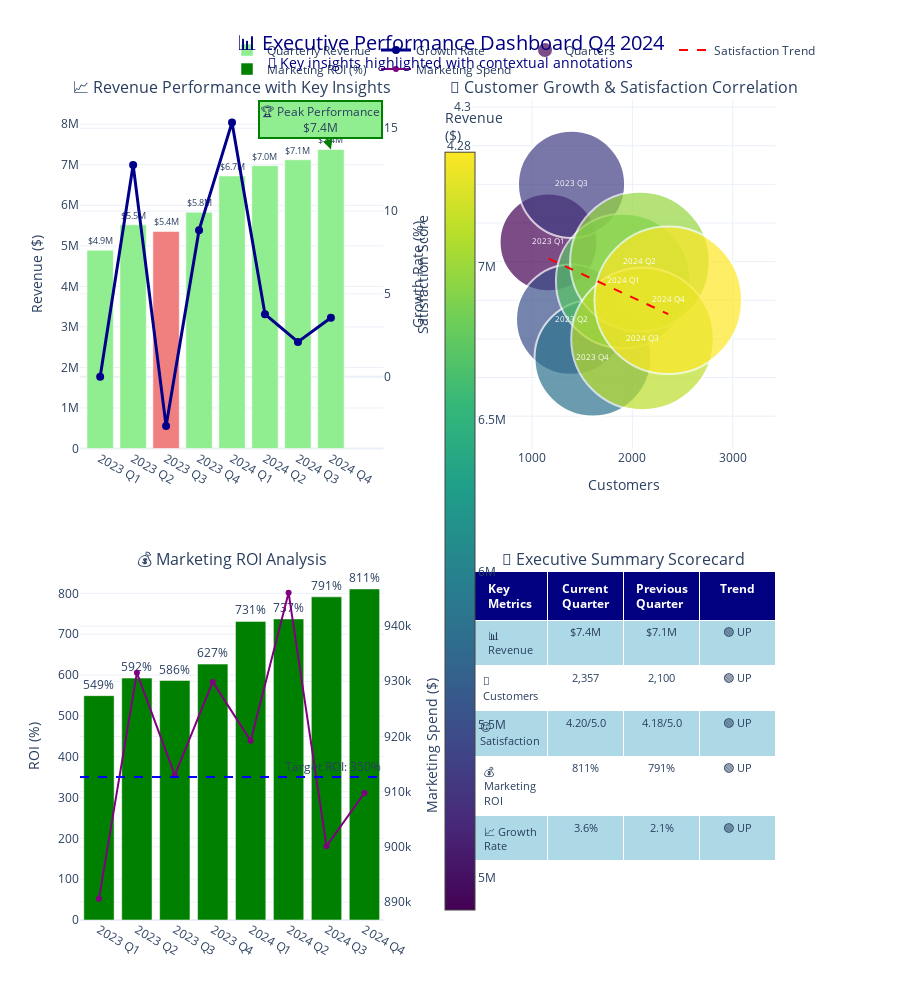

Here is the notebook cell this chart was saved with:
### Markdown cell above
## 📝 3. Contextual Annotations & Attention Guidance

Effective data storytelling requires guiding your audience's attention to the most important insights. Contextual annotations and visual cues help direct focus and provide interpretation.

### 🎯 **Annotation Strategies**

1. **Callout Boxes** - Highlight key metrics and insights
2. **Arrows & Pointers** - Direct attention to specific data points
3. **Color Coding** - Use color to indicate significance (red=problem, green=success)
4. **Text Overlays** - Provide context directly on visualizations
5. **Progressive Highlighting** - Reveal insights step by step
6. **Comparative Context** - Show before/after, us vs competitors

### 🧠 **Cognitive Design Principles**

- **Pre-attentive Processing** - Use visual elements that grab attention automatically
- **Gestalt Principles** - Group related information visually
- **Information Hierarchy** - Most important information should be most prominent
- **Cognitive Load Management** - Don't overwhelm with too much at once
- **Memory Aids** - Use consistent visual language throughout

---

### Code cell
# Contextual Annotations: Executive Performance Review
print("📝 Creating Annotated Dashboard: Executive Performance Review")
print("=" * 60)

def create_annotated_executive_dashboard():
    """Create a heavily annotated dashboard for executive presentation"""
    
    # Prepare executive summary data
    exec_data = business_data.copy()
    exec_data['quarter'] = exec_data['date'].dt.quarter
    exec_data['year'] = exec_data['date'].dt.year
    exec_data['quarter_label'] = exec_data['year'].astype(str) + ' Q' + exec_data['quarter'].astype(str)
    
    quarterly_summary = exec_data.groupby('quarter_label').agg({
        'revenue': ['sum', 'mean'],
        'customers': 'mean',
        'satisfaction': 'mean',
        'marketing_spend': 'sum'
    }).round(2)
    
    quarterly_summary.columns = ['total_revenue', 'avg_daily_revenue', 'avg_customers', 'avg_satisfaction', 'total_marketing']
    quarterly_summary = quarterly_summary.reset_index()
    
    # Calculate key metrics
    revenue_growth = quarterly_summary['total_revenue'].pct_change() * 100
    customer_growth = quarterly_summary['avg_customers'].pct_change() * 100
    
    # Create the executive dashboard
    fig = make_subplots(
        rows=2, cols=2,
        subplot_titles=[
            "📈 Revenue Performance with Key Insights",
            "👥 Customer Growth & Satisfaction Correlation",
            "💰 Marketing ROI Analysis", 
            "🎯 Executive Summary Scorecard"
        ],
        specs=[[{"secondary_y": True}, {"secondary_y": True}],
               [{"secondary_y": True}, {"type": "table"}]],
        vertical_spacing=0.15,
        horizontal_spacing=0.12
    )
    
    # 1. Revenue Performance with Annotations
    fig.add_trace(
        go.Bar(
            x=quarterly_summary['quarter_label'],
            y=quarterly_summary['total_revenue'],
            name='Quarterly Revenue',
            marker_color=['lightcoral' if x < 0 else 'lightgreen' for x in revenue_growth.fillna(0)],
            text=[f'${x/1000000:.1f}M' for x in quarterly_summary['total_revenue']],
            textposition='outside',
            hovertemplate='Quarter: %{x}<br>Revenue: $%{y:,.0f}<br><extra></extra>'
        ),
        row=1, col=1
    )
    
    # Add revenue growth rate line
    fig.add_trace(
        go.Scatter(
            x=quarterly_summary['quarter_label'],
            y=revenue_growth.fillna(0),
            mode='lines+markers',
            name='Growth Rate',
            yaxis='y2',
            line=dict(color='darkblue', width=3),
            marker=dict(size=8),
            hovertemplate='Quarter: %{x}<br>Growth: %{y:.1f}%<br><extra></extra>'
        ),
        row=1, col=1, secondary_y=True
    )
    
    # Key annotations for revenue chart
    # Highlight best performing quarter
    best_quarter_idx = quarterly_summary['total_revenue'].idxmax()
    best_quarter = quarterly_summary.loc[best_quarter_idx, 'quarter_label']
    best_revenue = quarterly_summary.loc[best_quarter_idx, 'total_revenue']
    
    fig.add_annotation(
        x=best_quarter, y=best_revenue,
        text=f"🏆 Peak Performance<br>${best_revenue/1000000:.1f}M",
        showarrow=True, arrowhead=2, arrowcolor='green', arrowwidth=2,
        bgcolor='lightgreen', bordercolor='green', borderwidth=2,
        row=1, col=1
    )
    
    # 2. Customer Growth & Satisfaction
    fig.add_trace(
        go.Scatter(
            x=quarterly_summary['avg_customers'],
            y=quarterly_summary['avg_satisfaction'],
            mode='markers+text',
            marker=dict(
                size=quarterly_summary['total_revenue']/50000,
                color=quarterly_summary['total_revenue'],
                colorscale='Viridis',
                showscale=True,
                colorbar=dict(title="Revenue<br>($)", x=0.48),
                line=dict(width=2, color='white')
            ),
            text=quarterly_summary['quarter_label'],
            textposition='middle center',
            textfont=dict(size=8, color='white'),
            name='Quarters',
            hovertemplate='Customers: %{x:.0f}<br>Satisfaction: %{y:.2f}<br>Revenue: $%{marker.color:,.0f}<br><extra></extra>'
        ),
        row=1, col=2
    )
    
    # Add trend line for satisfaction
    z = np.polyfit(quarterly_summary['avg_customers'], quarterly_summary['avg_satisfaction'], 1)
    p = np.poly1d(z)
    fig.add_trace(
        go.Scatter(
            x=quarterly_summary['avg_customers'],
            y=p(quarterly_summary['avg_customers']),
            mode='lines',
            name='Satisfaction Trend',
            line=dict(color='red', width=2, dash='dash'),
            hovertemplate='Trend Line<extra></extra>'
        ),
        row=1, col=2
    )
    
    # 3. Marketing ROI
    quarterly_summary['marketing_roi'] = (quarterly_summary['total_revenue'] / quarterly_summary['total_marketing']) * 100
    
    fig.add_trace(
        go.Bar(
            x=quarterly_summary['quarter_label'],
            y=quarterly_summary['marketing_roi'],
            name='Marketing ROI (%)',
            marker_color=['red' if x < 300 else 'orange' if x < 400 else 'green' for x in quarterly_summary['marketing_roi']],
            text=[f'{x:.0f}%' for x in quarterly_summary['marketing_roi']],
            textposition='outside',
            hovertemplate='Quarter: %{x}<br>ROI: %{y:.1f}%<br><extra></extra>'
        ),
        row=2, col=1
    )
    
    # Add target line
    fig.add_hline(y=350, line_dash="dash", line_color="blue", 
                  annotation_text="Target ROI: 350%", annotation_position="top right",
                  row=2, col=1)
    
    # Add marketing spend as secondary axis
    fig.add_trace(
        go.Scatter(
            x=quarterly_summary['quarter_label'],
            y=quarterly_summary['total_marketing'],
            mode='lines+markers',
            name='Marketing Spend',
            yaxis='y6',
            line=dict(color='purple', width=2),
            marker=dict(size=6),
            hovertemplate='Quarter: %{x}<br>Spend: $%{y:,.0f}<br><extra></extra>'
        ),
        row=2, col=1, secondary_y=True
    )
    
    # 4. Executive Scorecard
    current_quarter = quarterly_summary.iloc[-1]
    previous_quarter = quarterly_summary.iloc[-2]
    
    scorecard_data = pd.DataFrame({
        'Metric': [
            '📊 Revenue',
            '👥 Customers', 
            '😊 Satisfaction',
            '💰 Marketing ROI',
            '📈 Growth Rate'
        ],
        'Current': [
            f"${current_quarter['total_revenue']/1000000:.1f}M",
            f"{current_quarter['avg_customers']:,.0f}",
            f"{current_quarter['avg_satisfaction']:.2f}/5.0",
            f"{current_quarter['marketing_roi']:.0f}%",
            f"{revenue_growth.iloc[-1]:.1f}%"
        ],
        'Previous': [
            f"${previous_quarter['total_revenue']/1000000:.1f}M",
            f"{previous_quarter['avg_customers']:,.0f}",
            f"{previous_quarter['avg_satisfaction']:.2f}/5.0", 
            f"{previous_quarter['marketing_roi']:.0f}%",
            f"{revenue_growth.iloc[-2]:.1f}%"
        ],
        'Status': [
            '🟢 UP' if current_quarter['total_revenue'] > previous_quarter['total_revenue'] else '🔴 DOWN',
            '🟢 UP' if current_quarter['avg_customers'] > previous_quarter['avg_customers'] else '🔴 DOWN',
            '🟢 UP' if current_quarter['avg_satisfaction'] > previous_quarter['avg_satisfaction'] else '🔴 DOWN',
            '🟢 UP' if current_quarter['marketing_roi'] > previous_quarter['marketing_roi'] else '🔴 DOWN',
            '🟢 UP' if revenue_growth.iloc[-1] > revenue_growth.iloc[-2] else '🔴 DOWN'
        ]
    })
    
    fig.add_trace(
        go.Table(
            header=dict(
                values=['<b>Key Metrics</b>', '<b>Current Quarter</b>', '<b>Previous Quarter</b>', '<b>Trend</b>'],
                fill_color='navy',
                font=dict(color='white', size=12),
                align='center'
            ),
            cells=dict(
                values=[scorecard_data[col] for col in scorecard_data.columns],
                fill_color=[['lightblue', 'white'] * len(scorecard_data)],
                align='center',
                font=dict(size=11)
            )
        ),
        row=2, col=2
    )
    
    # Update layout with executive styling
    fig.update_layout(
        height=1000,
        title={
            'text': "📊 Executive Performance Dashboard Q4 2024<br><sup>🎯 Key insights highlighted with contextual annotations</sup>",
            'x': 0.5,
            'xanchor': 'center',
            'font': {'size': 20, 'color': 'navy'}
        },
        showlegend=True,
        legend=dict(
            orientation="h",
            yanchor="bottom",
            y=1.02,
            xanchor="right",
            x=1
        ),
        plot_bgcolor='white'
    )
    
    # Update axes
    fig.update_yaxes(title_text="Revenue ($)", row=1, col=1)
    fig.update_yaxes(title_text="Growth Rate (%)", secondary_y=True, row=1, col=1)
    fig.update_xaxes(title_text="Customers", row=1, col=2)
    fig.update_yaxes(title_text="Satisfaction Score", row=1, col=2)
    fig.update_yaxes(title_text="ROI (%)", row=2, col=1)
    fig.update_yaxes(title_text="Marketing Spend ($)", secondary_y=True, row=2, col=1)
    
    return fig, quarterly_summary

# Create the annotated dashboard
exec_fig, quarterly_data = create_annotated_executive_dashboard()
exec_fig.show()

print("\n📊 EXECUTIVE SUMMARY INSIGHTS")
print("=" * 40)
print("🎯 KEY FINDINGS:")
print(f"   • Peak revenue quarter: {quarterly_data.loc[quarterly_data['total_revenue'].idxmax(), 'quarter_label']}")
print(f"   • Average quarterly growth: {quarterly_data['total_revenue'].pct_change().mean()*100:.1f}%")
print(f"   • Customer satisfaction trend: {'📈 Improving' if quarterly_data['avg_satisfaction'].iloc[-1] > quarterly_data['avg_satisfaction'].iloc[0] else '📉 Declining'}")
print(f"   • Marketing ROI average: {quarterly_data['marketing_roi'].mean():.0f}%")

print("\n🚨 ATTENTION POINTS:")
print("   • Color coding guides attention to performance (green=good, red=concern)")
print("   • Annotations highlight peak performance and targets")
print("   • Scorecard provides quick status overview")
print("   • Secondary axes show relationships between metrics")

print("\n✅ Annotated Executive Dashboard Created!")
print("📝 Contextual annotations guide attention to key insights")
print("🎯 Visual hierarchy emphasizes most important information")

### Figure 1 — Plotly figure (JSON) as saved in the notebook; plotly's stock layout.template omitted (floating-point values rounded to 4 significant figures)
{"data": [{"hovertemplate": "Quarter: %{x}<br>Revenue: $%{y:,.0f}<br><extra></extra>", "marker": {"color": ["lightgreen", "lightgreen", "lightcoral", "lightgreen", "lightgreen", "lightgreen", "lightgreen", "lightgreen"]}, "name": "Quarterly Revenue", "text": ["$4.9M", "$5.5M", "$5.4M", "$5.8M", "$6.7M", "$7.0M", "$7.1M", "$7.4M"], "textposition": "outside", "type": "bar", "x": ["2023 Q1", "2023 Q2", "2023 Q3", "2023 Q4", "2024 Q1", "2024 Q2", "2024 Q3", "2024 Q4"], "xaxis": "x", "y": [4893000.0, 5519000.0, 5354000.0, 5828000.0, 6723000.0, 6976000.0, 7123000.0, 7376000.0], "yaxis": "y"}, {"hovertemplate": "Quarter: %{x}<br>Growth: %{y:.1f}%<br><extra></extra>", "line": {"color": "darkblue", "width": 3}, "marker": {"size": 8}, "mode": "lines+markers", "name": "Growth Rate", "type": "scatter", "x": ["2023 Q1", "2023 Q2", "2023 Q3", "2023 Q4", "2024 Q1", "2024 Q2", "2024 Q3", "2024 Q4"], "xaxis": "x", "y": [0.0, 12.79, -2.977, 8.847, 15.35, 3.773, 2.103, 3.557], "yaxis": "y2"}, {"hovertemplate": "Customers: %{x:.0f}<br>Satisfaction: %{y:.2f}<br>Revenue: $%{marker.color:,.0f}<br><extra></extra>", "marker": {"color": [4893000.0, 5519000.0, 5354000.0, 5828000.0, 6723000.0, 6976000.0, 7123000.0, 7376000.0], "colorbar": {"title": {"text": "Revenue<br>($)"}, "x": 0.48}, "colorscale": [[0, "#440154"], [0.1111, "#482878"], [0.2222, "#3e4989"], [0.3333, "#31688e"], [0.4444, "#26828e"], [0.5556, "#1f9e89"], [0.6667, "#35b779"], [0.7778, "#6ece58"], [0.8889, "#b5de2b"], [1, "#fde725"]], "line": {"color": "white", "width": 2}, "showscale": true, "size": [97.86, 110.4, 107.1, 116.6, 134.5, 139.5, 142.5, 147.5]}, "mode": "markers+text", "name": "Quarters", "text": ["2023 Q1", "2023 Q2", "2023 Q3", "2023 Q4", "2024 Q1", "2024 Q2", "2024 Q3", "2024 Q4"], "textfont": {"color": "white", "size": 8}, "textposition": "middle center", "type": "scatter", "x": [1164.0, 1390.0, 1393.0, 1605.0, 1908.0, 2075.0, 2100.0, 2357.0], "xaxis": "x2", "y": [4.23, 4.19, 4.26, 4.17, 4.21, 4.22, 4.18, 4.2], "yaxis": "y3"}, {"hovertemplate": "Trend Line<extra></extra>", "line": {"color": "red", "dash": "dash", "width": 2}, "mode": "lines", "name": "Satisfaction Trend", "type": "scatter", "x": [1164.0, 1390.0, 1393.0, 1605.0, 1908.0, 2075.0, 2100.0, 2357.0], "xaxis": "x2", "y": [4.222, 4.216, 4.216, 4.211, 4.204, 4.2, 4.199, 4.193], "yaxis": "y3"}, {"hovertemplate": "Quarter: %{x}<br>ROI: %{y:.1f}%<br><extra></extra>", "marker": {"color": ["green", "green", "green", "green", "green", "green", "green", "green"]}, "name": "Marketing ROI (%)", "text": ["549%", "592%", "586%", "627%", "731%", "737%", "791%", "811%"], "textposition": "outside", "type": "bar", "x": ["2023 Q1", "2023 Q2", "2023 Q3", "2023 Q4", "2024 Q1", "2024 Q2", "2024 Q3", "2024 Q4"], "xaxis": "x3", "y": [549.4, 592.4, 586.5, 626.7, 731.3, 737.4, 791.3, 810.8], "yaxis": "y5"}, {"hovertemplate": "Quarter: %{x}<br>Spend: $%{y:,.0f}<br><extra></extra>", "line": {"color": "purple", "width": 2}, "marker": {"size": 6}, "mode": "lines+markers", "name": "Marketing Spend", "type": "scatter", "x": ["2023 Q1", "2023 Q2", "2023 Q3", "2023 Q4", "2024 Q1", "2024 Q2", "2024 Q3", "2024 Q4"], "xaxis": "x3", "y": [890600.0, 931500.0, 913000.0, 929900.0, 919200.0, 946100.0, 900100.0, 909800.0], "yaxis": "y6"}, {"cells": {"align": "center", "fill": {"color": [["lightblue", "white", "lightblue", "white", "lightblue", "white", "lightblue", "white", "lightblue", "white"]]}, "font": {"size": 11}, "values": [["📊 Revenue", "👥 Customers", "😊 Satisfaction", "💰 Marketing ROI", "📈 Growth Rate"], ["$7.4M", "2,357", "4.20/5.0", "811%", "3.6%"], ["$7.1M", "2,100", "4.18/5.0", "791%", "2.1%"], ["🟢 UP", "🟢 UP", "🟢 UP", "🟢 UP", "🟢 UP"]]}, "domain": {"x": [0.53, 0.94], "y": [0, 0.425]}, "header": {"align": "center", "fill": {"color": "navy"}, "font": {"color": "white", "size": 12}, "values": ["<b>Key Metrics</b>", "<b>Current Quarter</b>", "<b>Previous Quarter</b>", "<b>Trend</b>"]}, "type": "table"}], "layout": {"annotations": [{"font": {"size": 16}, "showarrow": false, "text": "📈 Revenue Performance with Key Insights", "x": 0.205, "xanchor": "center", "xref": "paper", "y": 1, "yanchor": "bottom", "yref": "paper"}, {"font": {"size": 16}, "showarrow": false, "text": "👥 Customer Growth & Satisfaction Correlation", "x": 0.735, "xanchor": "center", "xref": "paper", "y": 1, "yanchor": "bottom", "yref": "paper"}, {"font": {"size": 16}, "showarrow": false, "text": "💰 Marketing ROI Analysis", "x": 0.205, "xanchor": "center", "xref": "paper", "y": 0.425, "yanchor": "bottom", "yref": "paper"}, {"font": {"size": 16}, "showarrow": false, "text": "🎯 Executive Summary Scorecard", "x": 0.735, "xanchor": "center", "xref": "paper", "y": 0.425, "yanchor": "bottom", "yref": "paper"}, {"arrowcolor": "green", "arrowhead": 2, "arrowwidth": 2, "bgcolor": "lightgreen", "bordercolor": "green", "borderwidth": 2, "showarrow": true, "text": "🏆 Peak Performance<br>$7.4M", "x": "2024 Q4", "xref": "x", "y": 7376000.0, "yref": "y"}, {"showarrow": false, "text": "Target ROI: 350%", "x": 1, "xanchor": "right", "xref": "x3 domain", "y": 350, "yanchor": "bottom", "yref": "y5"}], "height": 1000, "legend": {"orientation": "h", "x": 1, "xanchor": "right", "y": 1.02, "yanchor": "bottom"}, "plot_bgcolor": "white", "shapes": [{"line": {"color": "blue", "dash": "dash"}, "type": "line", "x0": 0, "x1": 1, "xref": "x3 domain", "y0": 350, "y1": 350, "yref": "y5"}], "showlegend": true, "title": {"font": {"color": "navy", "size": 20}, "text": "📊 Executive Performance Dashboard Q4 2024<br><sup>🎯 Key insights highlighted with contextual annotations</sup>", "x": 0.5, "xanchor": "center"}, "xaxis": {"anchor": "y", "domain": [0, 0.41]}, "xaxis2": {"anchor": "y3", "domain": [0.53, 0.94], "title": {"text": "Customers"}}, "xaxis3": {"anchor": "y5", "domain": [0, 0.41]}, "yaxis": {"anchor": "x", "domain": [0.575, 1], "title": {"text": "Revenue ($)"}}, "yaxis2": {"anchor": "x", "overlaying": "y", "side": "right", "title": {"text": "Growth Rate (%)"}}, "yaxis3": {"anchor": "x2", "domain": [0.575, 1], "title": {"text": "Satisfaction Score"}}, "yaxis4": {"anchor": "x2", "overlaying": "y3", "side": "right", "title": {"text": "Satisfaction Score"}}, "yaxis5": {"anchor": "x3", "domain": [0, 0.425], "title": {"text": "ROI (%)"}}, "yaxis6": {"anchor": "x3", "overlaying": "y5", "side": "right", "title": {"text": "Marketing Spend ($)"}}}}
